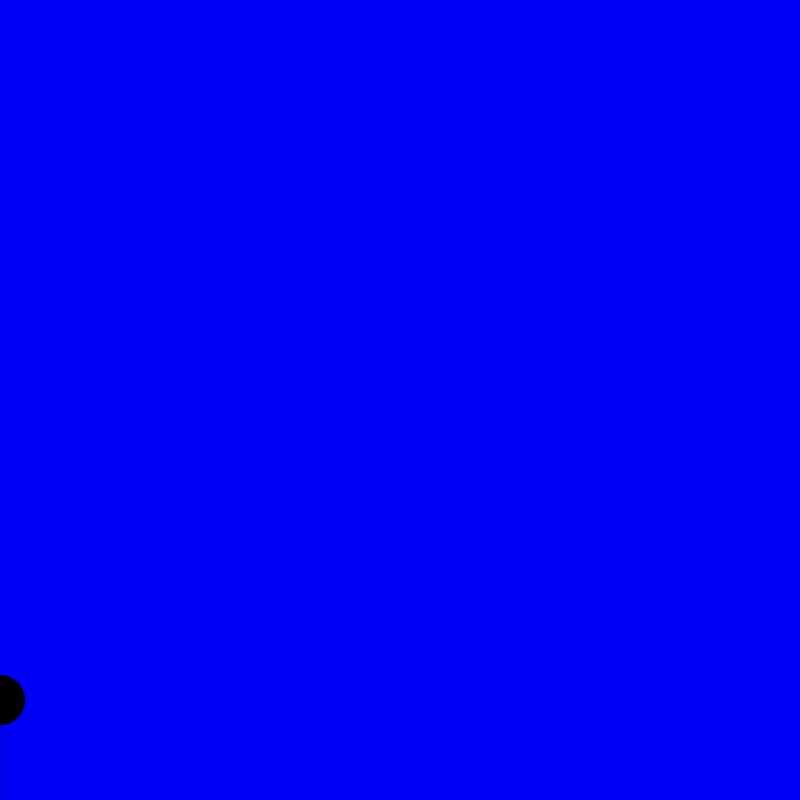
Frame 1 (no input)
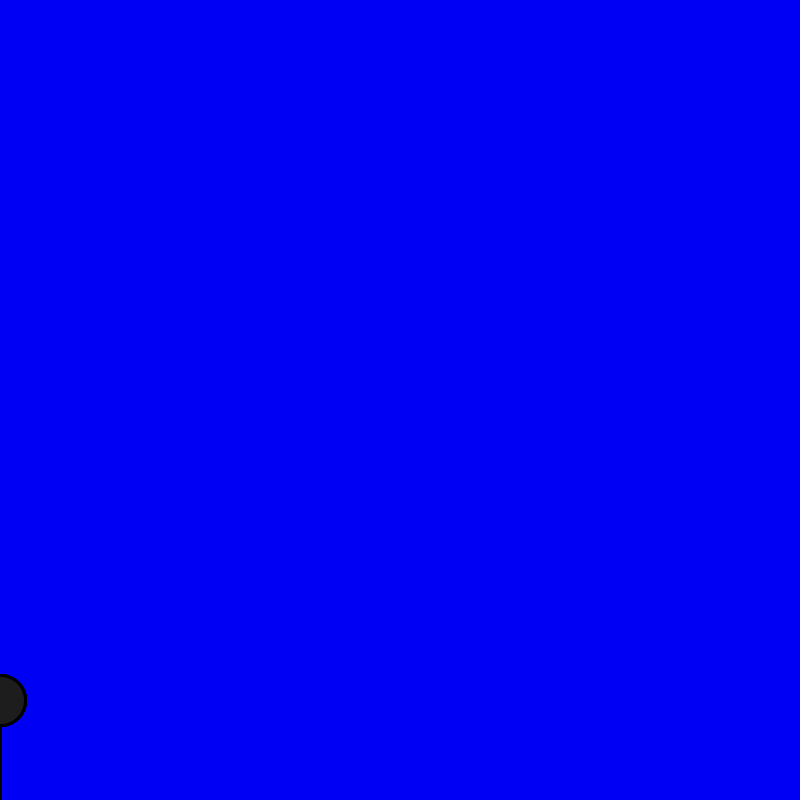
Frame 60 (the mouse pressed at the canvas centre just before this capture)
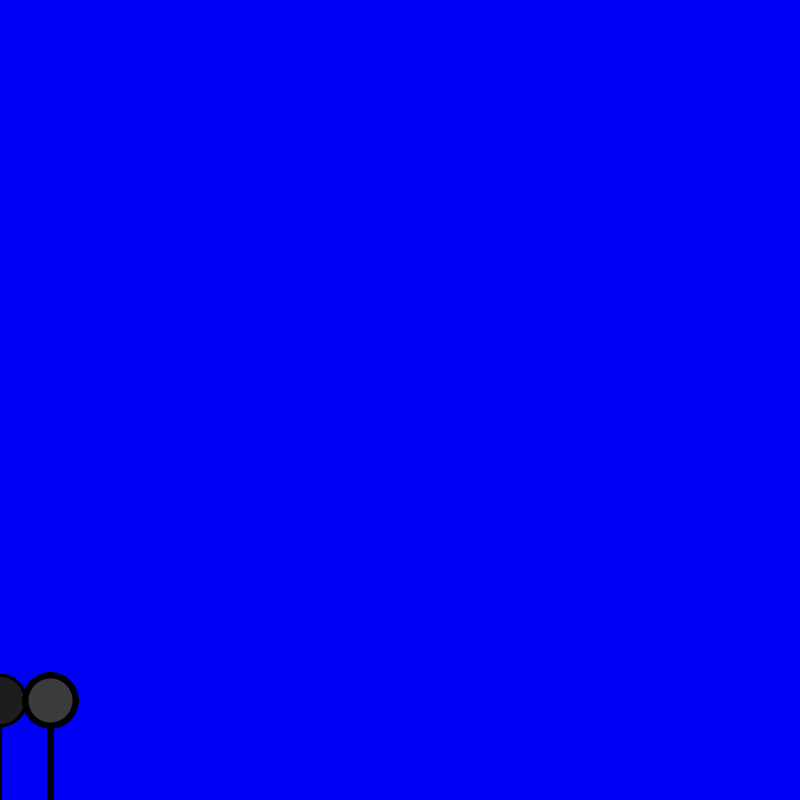
Frame 120 (the mouse held since frame 60 and released just before this capture)

The Processing sketch that drew these frames (run headless with seeded random() and noise(); from frame 60 on, the mouse is pressed at the canvas centre):

// Processing sketch: SS2_Increasing_Disc
// ── SS2_Increasing_Disc.pde
//Michael Paul
//Increasing Disc
int px=0;
int py=700;
float x=0.1;
float w=0.01;
void setup() {
  background(500);
  size(800,800);
  
}
void draw() {
  strokeWeight(w);
  line(px,py,px,800);
  fill(x);
  ellipse(px,py,50,50);
  x=x+0.5;
  w=w+0.05;
}
void mousePressed(){
  if (px>800){
    px=0;
    py=py-100;
  }
  else{
    px=px+50;
  }
}
void keyPressed(){
  background(500);
  w=0;
  x=0;
  px=0;
  py=700;
}
